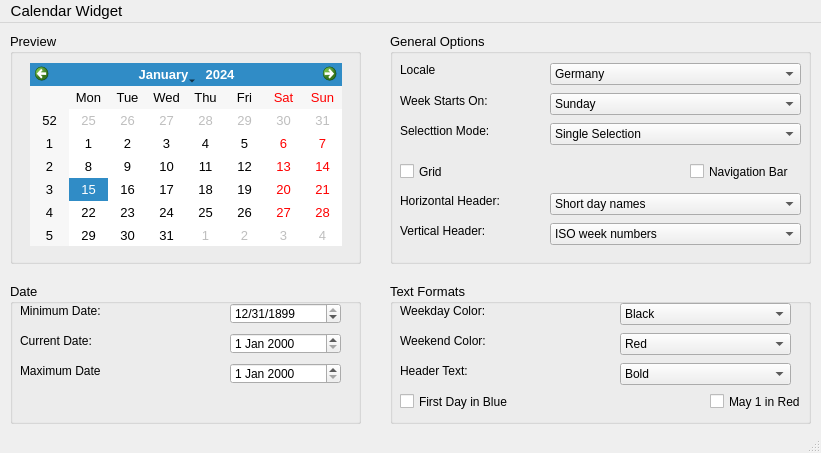
<?xml version="1.0" encoding="UTF-8"?>
<ui version="4.0">
 <class>MainWindow</class>
 <widget class="QMainWindow" name="MainWindow">
  <property name="geometry">
   <rect>
    <x>0</x>
    <y>0</y>
    <width>821</width>
    <height>453</height>
   </rect>
  </property>
  <property name="font">
   <font>
    <family>Segoe UI</family>
    <pointsize>11</pointsize>
   </font>
  </property>
  <property name="windowTitle">
   <string>MainWindow</string>
  </property>
  <widget class="QWidget" name="centralwidget">
   <widget class="QGroupBox" name="groupBox">
    <property name="geometry">
     <rect>
      <x>10</x>
      <y>10</y>
      <width>351</width>
      <height>231</height>
     </rect>
    </property>
    <property name="font">
     <font>
      <pointsize>10</pointsize>
     </font>
    </property>
    <property name="title">
     <string>Preview</string>
    </property>
    <widget class="QCalendarWidget" name="calendarWidget">
     <property name="geometry">
      <rect>
       <x>20</x>
       <y>30</y>
       <width>312</width>
       <height>183</height>
      </rect>
     </property>
    </widget>
   </widget>
   <widget class="QGroupBox" name="groupBox_2">
    <property name="geometry">
     <rect>
      <x>390</x>
      <y>10</y>
      <width>421</width>
      <height>231</height>
     </rect>
    </property>
    <property name="font">
     <font>
      <family>Segoe UI</family>
      <pointsize>10</pointsize>
     </font>
    </property>
    <property name="title">
     <string>General Options</string>
    </property>
    <widget class="QLabel" name="label_7">
     <property name="geometry">
      <rect>
       <x>10</x>
       <y>30</y>
       <width>47</width>
       <height>13</height>
      </rect>
     </property>
     <property name="font">
      <font>
       <pointsize>9</pointsize>
      </font>
     </property>
     <property name="text">
      <string>Locale</string>
     </property>
    </widget>
    <widget class="QLabel" name="label_8">
     <property name="geometry">
      <rect>
       <x>10</x>
       <y>60</y>
       <width>91</width>
       <height>16</height>
      </rect>
     </property>
     <property name="font">
      <font>
       <pointsize>9</pointsize>
      </font>
     </property>
     <property name="text">
      <string>Week Starts On:</string>
     </property>
    </widget>
    <widget class="QLabel" name="label_9">
     <property name="geometry">
      <rect>
       <x>10</x>
       <y>90</y>
       <width>91</width>
       <height>16</height>
      </rect>
     </property>
     <property name="font">
      <font>
       <pointsize>9</pointsize>
      </font>
     </property>
     <property name="text">
      <string>Selecttion Mode:</string>
     </property>
    </widget>
    <widget class="QCheckBox" name="checkBox">
     <property name="geometry">
      <rect>
       <x>10</x>
       <y>130</y>
       <width>70</width>
       <height>17</height>
      </rect>
     </property>
     <property name="font">
      <font>
       <family>Segoe UI</family>
       <pointsize>9</pointsize>
      </font>
     </property>
     <property name="text">
      <string>Grid</string>
     </property>
    </widget>
    <widget class="QLabel" name="label_10">
     <property name="geometry">
      <rect>
       <x>10</x>
       <y>160</y>
       <width>101</width>
       <height>16</height>
      </rect>
     </property>
     <property name="font">
      <font>
       <pointsize>9</pointsize>
      </font>
     </property>
     <property name="text">
      <string>Horizontal Header:</string>
     </property>
    </widget>
    <widget class="QLabel" name="label_11">
     <property name="geometry">
      <rect>
       <x>10</x>
       <y>190</y>
       <width>91</width>
       <height>16</height>
      </rect>
     </property>
     <property name="font">
      <font>
       <pointsize>9</pointsize>
      </font>
     </property>
     <property name="text">
      <string>Vertical Header:</string>
     </property>
    </widget>
    <widget class="QComboBox" name="comboBox">
     <property name="geometry">
      <rect>
       <x>160</x>
       <y>30</y>
       <width>251</width>
       <height>22</height>
      </rect>
     </property>
     <property name="font">
      <font>
       <family>Segoe UI</family>
       <pointsize>9</pointsize>
      </font>
     </property>
     <item>
      <property name="text">
       <string>Germany</string>
      </property>
     </item>
    </widget>
    <widget class="QComboBox" name="comboBox_2">
     <property name="geometry">
      <rect>
       <x>160</x>
       <y>60</y>
       <width>251</width>
       <height>22</height>
      </rect>
     </property>
     <property name="font">
      <font>
       <family>Segoe UI</family>
       <pointsize>9</pointsize>
      </font>
     </property>
     <item>
      <property name="text">
       <string>Sunday</string>
      </property>
     </item>
    </widget>
    <widget class="QComboBox" name="comboBox_3">
     <property name="geometry">
      <rect>
       <x>160</x>
       <y>90</y>
       <width>251</width>
       <height>22</height>
      </rect>
     </property>
     <property name="font">
      <font>
       <family>Segoe UI</family>
       <pointsize>9</pointsize>
      </font>
     </property>
     <item>
      <property name="text">
       <string>Single Selection</string>
      </property>
     </item>
    </widget>
    <widget class="QCheckBox" name="checkBox_2">
     <property name="geometry">
      <rect>
       <x>300</x>
       <y>130</y>
       <width>111</width>
       <height>17</height>
      </rect>
     </property>
     <property name="font">
      <font>
       <family>Segoe UI</family>
       <pointsize>9</pointsize>
      </font>
     </property>
     <property name="text">
      <string>Navigation Bar</string>
     </property>
    </widget>
    <widget class="QComboBox" name="comboBox_4">
     <property name="geometry">
      <rect>
       <x>160</x>
       <y>160</y>
       <width>251</width>
       <height>22</height>
      </rect>
     </property>
     <property name="font">
      <font>
       <family>Segoe UI</family>
       <pointsize>9</pointsize>
      </font>
     </property>
     <item>
      <property name="text">
       <string>Short day names</string>
      </property>
     </item>
    </widget>
    <widget class="QComboBox" name="comboBox_5">
     <property name="geometry">
      <rect>
       <x>160</x>
       <y>190</y>
       <width>251</width>
       <height>22</height>
      </rect>
     </property>
     <property name="font">
      <font>
       <family>Segoe UI</family>
       <pointsize>9</pointsize>
      </font>
     </property>
     <item>
      <property name="text">
       <string>ISO week numbers</string>
      </property>
     </item>
    </widget>
   </widget>
   <widget class="QGroupBox" name="groupBox_3">
    <property name="geometry">
     <rect>
      <x>10</x>
      <y>260</y>
      <width>351</width>
      <height>141</height>
     </rect>
    </property>
    <property name="font">
     <font>
      <pointsize>10</pointsize>
     </font>
    </property>
    <property name="title">
     <string>Date</string>
    </property>
    <widget class="QLabel" name="label_3">
     <property name="geometry">
      <rect>
       <x>10</x>
       <y>20</y>
       <width>81</width>
       <height>16</height>
      </rect>
     </property>
     <property name="font">
      <font>
       <family>Segoe UI</family>
       <pointsize>9</pointsize>
      </font>
     </property>
     <property name="text">
      <string>Minimum Date:</string>
     </property>
    </widget>
    <widget class="QLabel" name="label_4">
     <property name="geometry">
      <rect>
       <x>10</x>
       <y>50</y>
       <width>81</width>
       <height>16</height>
      </rect>
     </property>
     <property name="font">
      <font>
       <family>Segoe UI</family>
       <pointsize>9</pointsize>
      </font>
     </property>
     <property name="text">
      <string>Current Date:</string>
     </property>
    </widget>
    <widget class="QLabel" name="label_5">
     <property name="geometry">
      <rect>
       <x>10</x>
       <y>80</y>
       <width>81</width>
       <height>16</height>
      </rect>
     </property>
     <property name="font">
      <font>
       <family>Segoe UI</family>
       <pointsize>9</pointsize>
      </font>
     </property>
     <property name="text">
      <string>Maximum Date:</string>
     </property>
    </widget>
    <widget class="QDateEdit" name="dateEdit">
     <property name="geometry">
      <rect>
       <x>220</x>
       <y>20</y>
       <width>111</width>
       <height>21</height>
      </rect>
     </property>
     <property name="font">
      <font>
       <family>Segoe UI</family>
       <pointsize>9</pointsize>
      </font>
     </property>
     <property name="buttonSymbols">
      <enum>QAbstractSpinBox::UpDownArrows</enum>
     </property>
     <property name="correctionMode">
      <enum>QAbstractSpinBox::CorrectToPreviousValue</enum>
     </property>
     <property name="dateTime">
      <datetime>
       <hour>17</hour>
       <minute>0</minute>
       <second>0</second>
       <year>1899</year>
       <month>12</month>
       <day>31</day>
      </datetime>
     </property>
     <property name="currentSection">
      <enum>QDateTimeEdit::DaySection</enum>
     </property>
     <property name="displayFormat">
      <string>MM/dd/yyyy</string>
     </property>
     <property name="timeSpec">
      <enum>Qt::UTC</enum>
     </property>
    </widget>
    <widget class="QDateEdit" name="dateEdit_2">
     <property name="geometry">
      <rect>
       <x>220</x>
       <y>50</y>
       <width>111</width>
       <height>21</height>
      </rect>
     </property>
     <property name="font">
      <font>
       <family>Segoe UI</family>
       <pointsize>9</pointsize>
      </font>
     </property>
    </widget>
    <widget class="QDateEdit" name="dateEdit_3">
     <property name="geometry">
      <rect>
       <x>220</x>
       <y>80</y>
       <width>111</width>
       <height>21</height>
      </rect>
     </property>
     <property name="font">
      <font>
       <family>Segoe UI</family>
       <pointsize>9</pointsize>
      </font>
     </property>
    </widget>
   </widget>
   <widget class="QGroupBox" name="groupBox_4">
    <property name="geometry">
     <rect>
      <x>390</x>
      <y>260</y>
      <width>421</width>
      <height>141</height>
     </rect>
    </property>
    <property name="font">
     <font>
      <family>Segoe UI</family>
      <pointsize>10</pointsize>
     </font>
    </property>
    <property name="title">
     <string>Text Formats</string>
    </property>
    <widget class="QLabel" name="label_13">
     <property name="geometry">
      <rect>
       <x>10</x>
       <y>20</y>
       <width>101</width>
       <height>16</height>
      </rect>
     </property>
     <property name="font">
      <font>
       <pointsize>9</pointsize>
      </font>
     </property>
     <property name="text">
      <string>Weekday Color:</string>
     </property>
    </widget>
    <widget class="QLabel" name="label_14">
     <property name="geometry">
      <rect>
       <x>10</x>
       <y>50</y>
       <width>101</width>
       <height>16</height>
      </rect>
     </property>
     <property name="font">
      <font>
       <pointsize>9</pointsize>
      </font>
     </property>
     <property name="text">
      <string>Weekend Color:</string>
     </property>
    </widget>
    <widget class="QLabel" name="label_15">
     <property name="geometry">
      <rect>
       <x>10</x>
       <y>80</y>
       <width>101</width>
       <height>16</height>
      </rect>
     </property>
     <property name="font">
      <font>
       <pointsize>9</pointsize>
      </font>
     </property>
     <property name="text">
      <string>Header Text:</string>
     </property>
    </widget>
    <widget class="QCheckBox" name="checkBox_3">
     <property name="geometry">
      <rect>
       <x>10</x>
       <y>110</y>
       <width>111</width>
       <height>17</height>
      </rect>
     </property>
     <property name="font">
      <font>
       <family>Segoe UI</family>
       <pointsize>9</pointsize>
      </font>
     </property>
     <property name="text">
      <string>First Day in Blue</string>
     </property>
    </widget>
    <widget class="QCheckBox" name="checkBox_4">
     <property name="geometry">
      <rect>
       <x>320</x>
       <y>110</y>
       <width>91</width>
       <height>17</height>
      </rect>
     </property>
     <property name="font">
      <font>
       <family>Segoe UI</family>
       <pointsize>9</pointsize>
      </font>
     </property>
     <property name="text">
      <string>May 1 in Red</string>
     </property>
    </widget>
    <widget class="QComboBox" name="comboBox_6">
     <property name="geometry">
      <rect>
       <x>230</x>
       <y>20</y>
       <width>171</width>
       <height>22</height>
      </rect>
     </property>
     <property name="font">
      <font>
       <family>Segoe UI</family>
       <pointsize>9</pointsize>
      </font>
     </property>
     <item>
      <property name="text">
       <string>Black</string>
      </property>
     </item>
    </widget>
    <widget class="QComboBox" name="comboBox_7">
     <property name="geometry">
      <rect>
       <x>230</x>
       <y>50</y>
       <width>171</width>
       <height>22</height>
      </rect>
     </property>
     <property name="font">
      <font>
       <family>Segoe UI</family>
       <pointsize>9</pointsize>
      </font>
     </property>
     <item>
      <property name="text">
       <string>Red</string>
      </property>
     </item>
    </widget>
    <widget class="QComboBox" name="comboBox_8">
     <property name="geometry">
      <rect>
       <x>230</x>
       <y>80</y>
       <width>171</width>
       <height>22</height>
      </rect>
     </property>
     <property name="font">
      <font>
       <family>Segoe UI</family>
       <pointsize>9</pointsize>
      </font>
     </property>
     <item>
      <property name="text">
       <string>Bold</string>
      </property>
     </item>
    </widget>
   </widget>
   <zorder>groupBox_4</zorder>
   <zorder>groupBox_3</zorder>
   <zorder>groupBox_2</zorder>
   <zorder>groupBox</zorder>
  </widget>
  <widget class="QMenuBar" name="menubar">
   <property name="geometry">
    <rect>
     <x>0</x>
     <y>0</y>
     <width>821</width>
     <height>21</height>
    </rect>
   </property>
   <widget class="QMenu" name="menuCalendar_Widget">
    <property name="title">
     <string>Calendar Widget</string>
    </property>
   </widget>
   <addaction name="menuCalendar_Widget"/>
  </widget>
  <widget class="QStatusBar" name="statusbar"/>
 </widget>
 <resources/>
 <connections/>
</ui>
